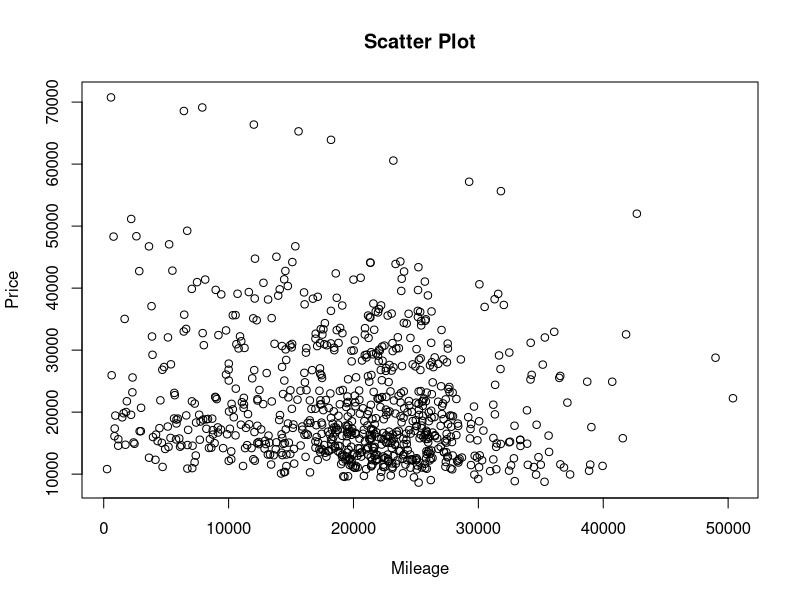
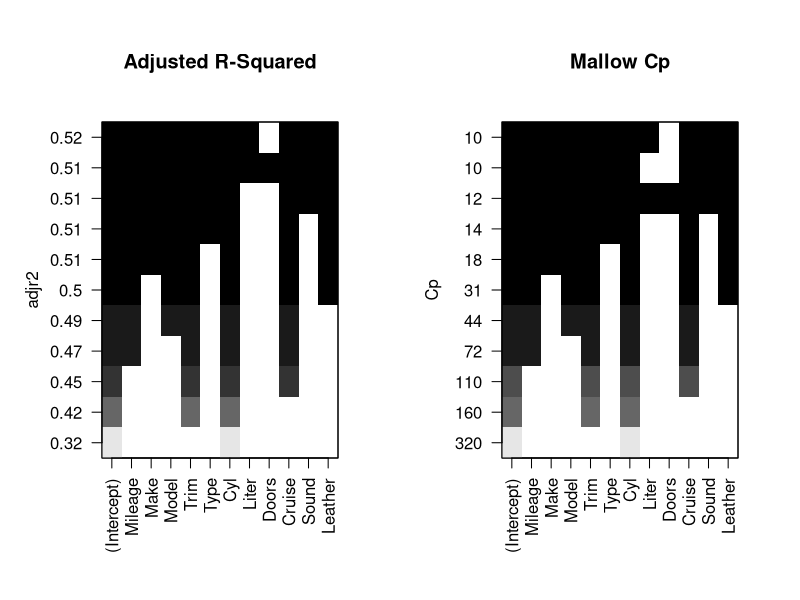
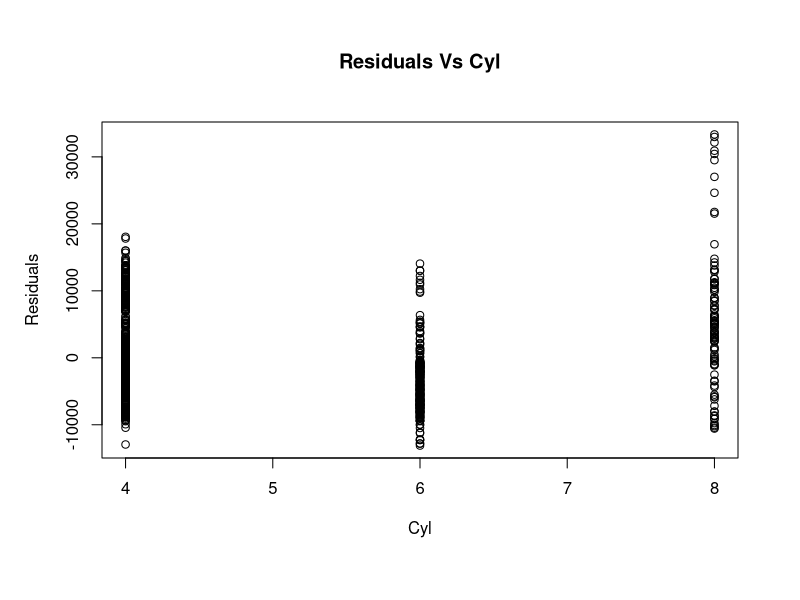
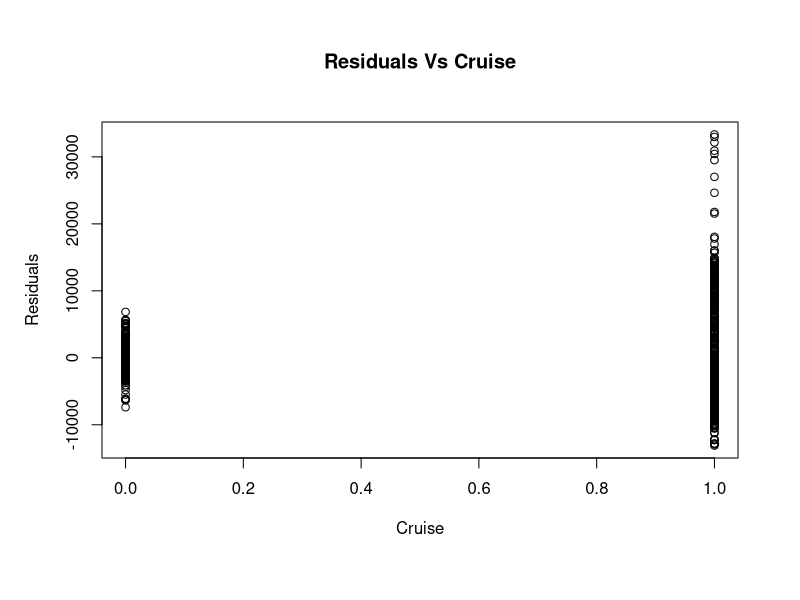
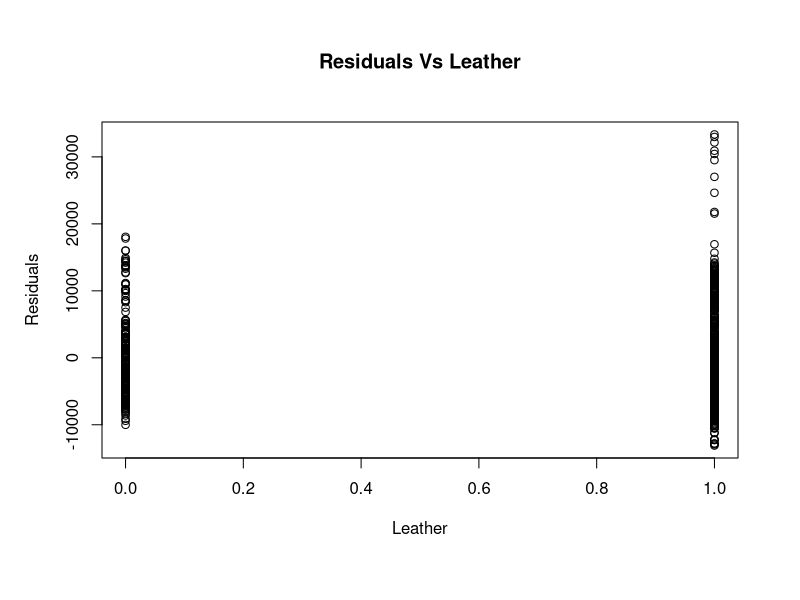
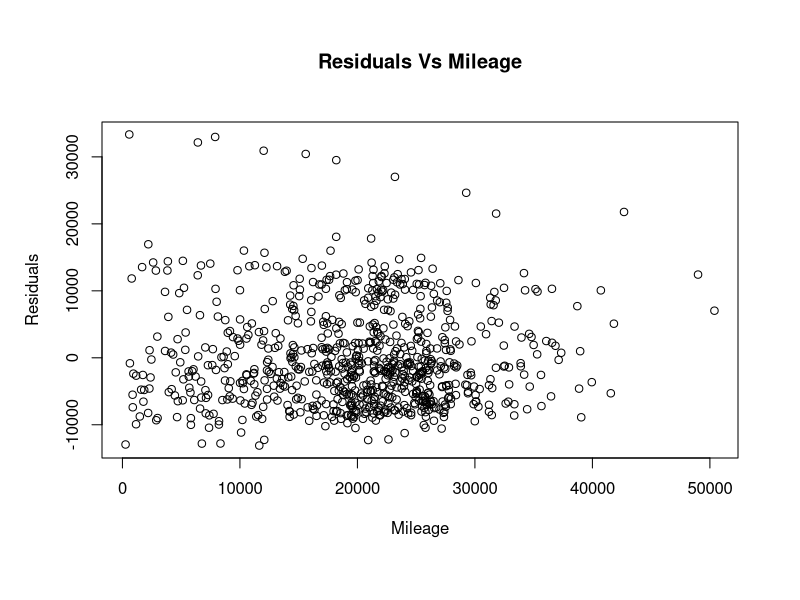
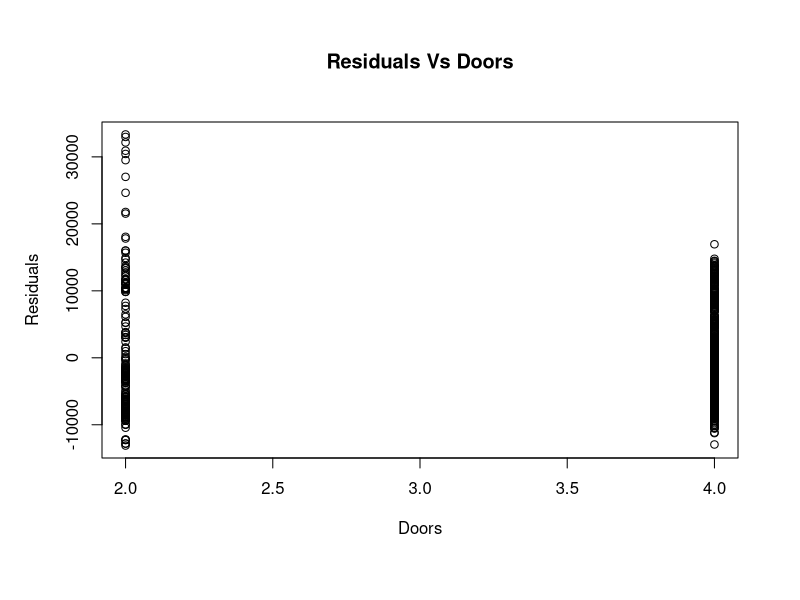
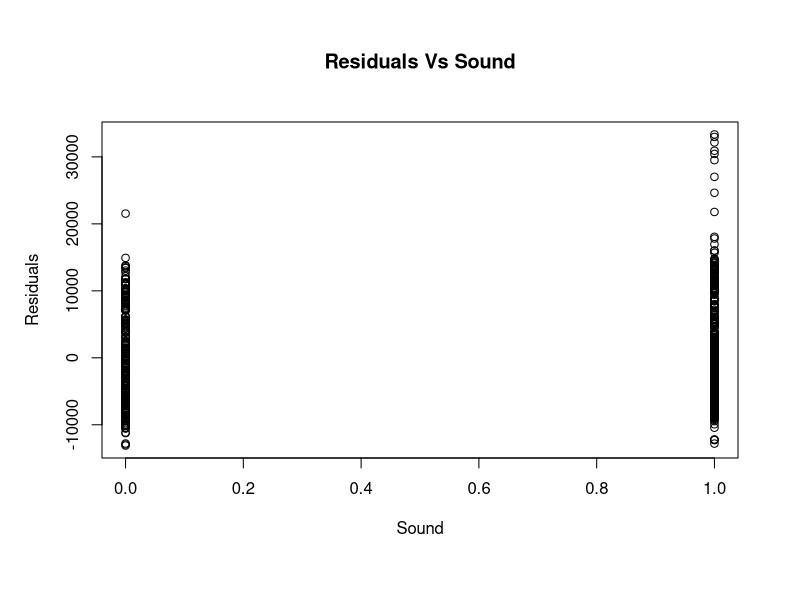

Here is the R script that generated these plots, in order:
#Packages to be loaded
library(MASS)
library(leaps)

#Import data from csv file
Cars_Data <- read.csv(file='Project_data_Cars.csv')


#Activity 1
#--1
plot(Cars_Data$Mileage,Cars_Data$Price, xlab = "Mileage", ylab = "Price", main="Scatter Plot")

#--2
Corr_Mileage_Price = cor(Cars_Data$Mileage,Cars_Data$Price)
linear_model_Mileage <- lm(Price ~ Mileage, data = Cars_Data)
summary(linear_model_Mileage)

#--3
linear_model_Mileage$residuals[1]

#Activity 2
#--5
#----a
linear_model_Cyl <- lm(Price ~ Cyl, data = Cars_Data)
linear_model_Liter <- lm(Price ~ Liter, data = Cars_Data)
linear_model_Doors <- lm(Price ~ Doors, data = Cars_Data)
linear_model_Cruise <- lm(Price ~ Cruise, data = Cars_Data)
linear_model_Sound <- lm(Price ~ Sound, data = Cars_Data)
linear_model_Leather <- lm(Price ~ Leather, data = Cars_Data)

R_Squares_X1 <- list()
R_Squares_X1["Mileage"] <- summary(linear_model_Mileage)$r.squared
R_Squares_X1["Cyl"] <- summary(linear_model_Cyl)$r.squared
R_Squares_X1["Liter"] <- summary(linear_model_Liter)$r.squared
R_Squares_X1["Doors"] <- summary(linear_model_Doors)$r.squared
R_Squares_X1["Cruise"] <- summary(linear_model_Cruise)$r.squared
R_Squares_X1["Sound"] <- summary(linear_model_Sound)$r.squared
R_Squares_X1["Leather"] <- summary(linear_model_Leather)$r.squared

which.max(R_Squares_X1)

#----b
linear_model_Cyl_Mileage <- lm(Price ~ Cyl + Mileage, data = Cars_Data)
linear_model_Cyl_Liter <- lm(Price ~ Cyl + Liter, data = Cars_Data)
linear_model_Cyl_Doors <- lm(Price ~ Cyl + Doors, data = Cars_Data)
linear_model_Cyl_Cruise <- lm(Price ~ Cyl + Cruise, data = Cars_Data)
linear_model_Cyl_Sound <- lm(Price ~ Cyl + Sound, data = Cars_Data)
linear_model_Cyl_Leather <- lm(Price ~ Cyl + Leather, data = Cars_Data)

R_Squares_X1_X2 <- list()
R_Squares_X1_X2["Mileage"] <- summary(linear_model_Cyl_Mileage)$r.squared
R_Squares_X1_X2["Liter"] <- summary(linear_model_Cyl_Liter)$r.squared
R_Squares_X1_X2["Doors"] <- summary(linear_model_Cyl_Doors)$r.squared
R_Squares_X1_X2["Cruise"] <- summary(linear_model_Cyl_Cruise)$r.squared
R_Squares_X1_X2["Sound"] <- summary(linear_model_Cyl_Sound)$r.squared
R_Squares_X1_X2["Leather"] <- summary(linear_model_Cyl_Leather)$r.squared

which.max(R_Squares_X1_X2)

#----c
linear_model_StepWise_intercept = lm(Price~1, data=Cars_Data)
linear_model_StepWise_total = lm(Price~Cyl+Mileage+Liter+Doors+Cruise+Sound+Leather,data=Cars_Data)
linear_model_StepWise_final = stepAIC(linear_model_StepWise_intercept, direction = "forward", scope=formula(linear_model_StepWise_total))
linear_model_StepWise_final$anova



#--6

#Modified Car data so that it can be used by regsubsets

Mod_Cars_Data = Cars_Data
Mod_Cars_Data$Make = factor(Mod_Cars_Data$Make, labels=1:6)
Mod_Cars_Data$Make = as.numeric(Mod_Cars_Data$Make)
Mod_Cars_Data$Model = factor(Mod_Cars_Data$Model, labels=1:32)
Mod_Cars_Data$Model = as.numeric(Mod_Cars_Data$Model)
Mod_Cars_Data$Trim = factor(Mod_Cars_Data$Trim, labels=1:47)
Mod_Cars_Data$Trim = as.numeric(Mod_Cars_Data$Trim)
Mod_Cars_Data$Type = factor(Mod_Cars_Data$Type, labels=1:5)
Mod_Cars_Data$Type = as.numeric(Mod_Cars_Data$Type)

linear_model_BestSub = regsubsets(Price~., data = Mod_Cars_Data, nvmax = 11)
linear_model_BestSub_summ = summary(linear_model_BestSub)
which.max(linear_model_BestSub_summ$adjr2)
which.min(linear_model_BestSub_summ$cp)
par(mfrow=c(1,2))
plot(linear_model_BestSub, scale = "adjr2", main="Adjusted R-Squared")
plot(linear_model_BestSub, scale = "Cp", main="Mallow Cp")


#Activity 3
#--8
par(mfrow=c(1,1))
plot(Cars_Data$Cyl,linear_model_StepWise_final$residuals, xlab = "Cyl", ylab="Residuals", main="Residuals Vs Cyl")
plot(Cars_Data$Cruise,linear_model_StepWise_final$residuals, xlab = "Cruise", ylab="Residuals", main="Residuals Vs Cruise")
plot(Cars_Data$Leather,linear_model_StepWise_final$residuals, xlab = "Leather", ylab="Residuals", main="Residuals Vs Leather")
plot(Cars_Data$Mileage,linear_model_StepWise_final$residuals, xlab = "Mileage", ylab="Residuals", main="Residuals Vs Mileage")
plot(Cars_Data$Doors,linear_model_StepWise_final$residuals, xlab = "Doors", ylab="Residuals", main="Residuals Vs Doors")
plot(Cars_Data$Sound,linear_model_StepWise_final$residuals, xlab = "Sound", ylab="Residuals", main="Residuals Vs Sound")
plot(linear_model_StepWise_final$fitted.values, linear_model_StepWise_final$residuals, xlab = "Predicted Price", ylab="Residuals", main="Residuals Vs Predicted Price")
plot(linear_model_StepWise_final,1)

#----c
plot(density(linear_model_StepWise_final$residuals), main="Density Plot: Residuals", xlab="Residuals", ylab="Frequency")
polygon(density(linear_model_StepWise_final$residuals), col="blue")
abline(v = 0, lty = 2)

plot(Cars_Data$Mileage,linear_model_StepWise_final$residuals, xlab = "Mileage", ylab="Residuals", main="Residuals Vs Mileage")
abline(a = 0, b=0)

#----d
plot(c(1:804),linear_model_StepWise_final$residuals, xlab="observation order", ylab="Residuals", main="Residual Ordered Plot")
abline(a=0,b=0)

#--9
par(mfrow=c(1,2))

linear_Model_Log = lm(log(Price) ~ Cyl + Cruise + Leather + Mileage + Doors + Sound, data=Cars_Data)
summary(linear_Model_Log)
plot(linear_Model_Log,1, main = "Residuals vs Fitted(Log(Price))")

plot(density(linear_Model_Log$residuals), main="Density Plot Log: Residuals", xlab="Residuals", ylab="Frequency")
polygon(density(linear_Model_Log$residuals), col="blue")
abline(v = 0, lty = 2)

linear_Model_Sqrt = lm(sqrt(Price) ~ Cyl + Cruise + Leather + Mileage + Doors + Sound, data=Cars_Data)
summary(linear_Model_Sqrt)
plot(linear_Model_Sqrt,1, main = "Residuals vs Fitted(Sqrt(Price))")

plot(density(linear_Model_Sqrt$residuals), main="Density Plot Sqrt: Residuals", xlab="Residuals", ylab="Frequency")
polygon(density(linear_Model_Sqrt$residuals), col="blue")
abline(v = 0, lty = 2)


#Activity 4
#--10
par(mfrow=c(1,1))
plot(linear_model_StepWise_final,2)

#--11

cooksd = cooks.distance(linear_model_StepWise_final)
plot(linear_model_StepWise_final, which = 4)
Mod_Cars_Data2 = Cars_Data[-c(151:160),]

lm_without_outlier = lm(Price~Cyl + Cruise + Leather + Mileage + Doors + Sound, data=Mod_Cars_Data2)
summary(lm_without_outlier)

#FINAL MODEL

fm_intercept = lm(log(Price)~1, data=Cars_Data)
fm_total = lm(log(Price)~., data=Cars_Data)
fm_final = stepAIC(fm_intercept, direction = "forward", scope = formula(fm_total))
summary(fm_final)
